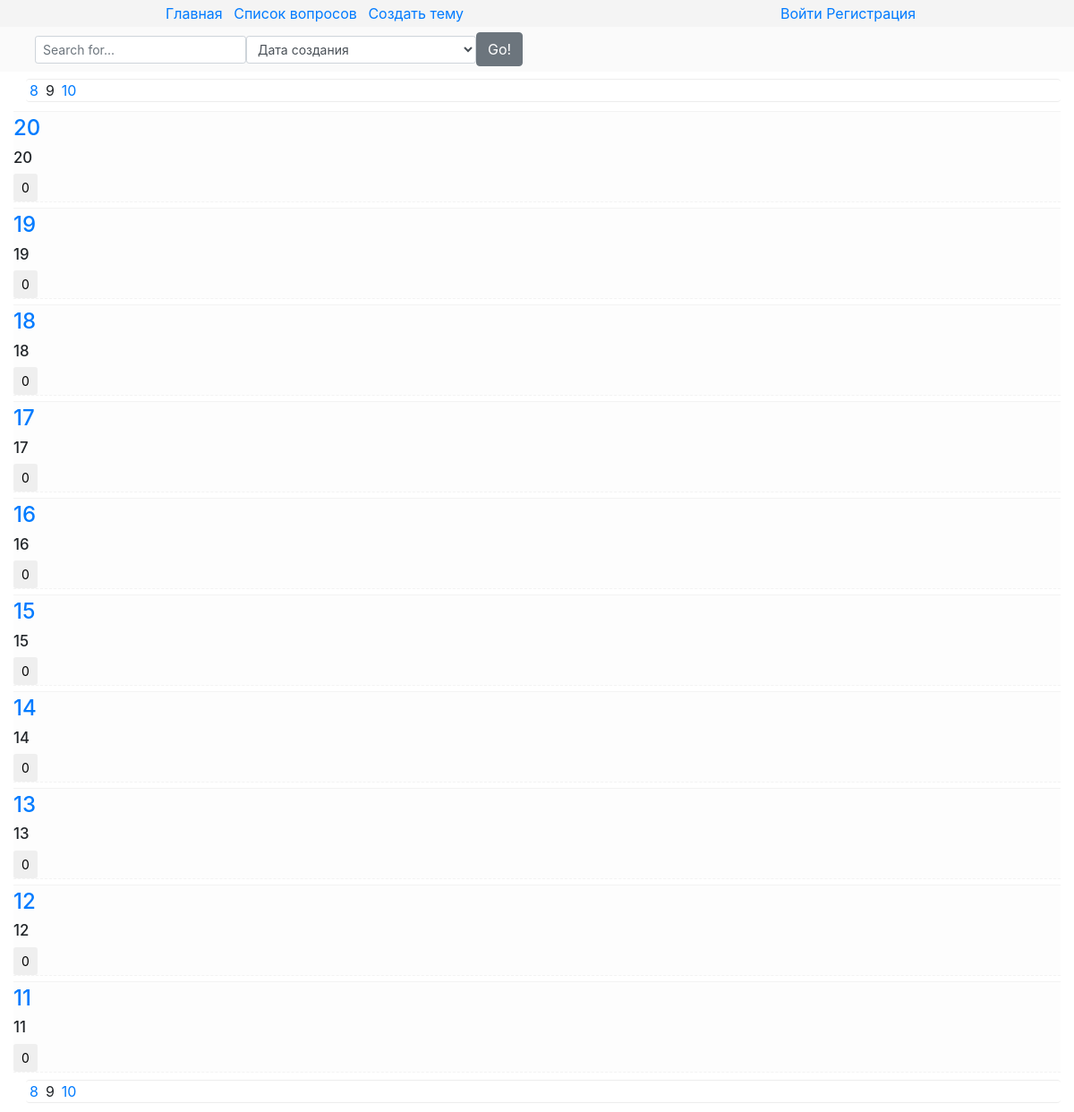
The page /list/9 on the database its author committed.
### core/models.py (models this page shows, shortened)
class Topic(models.Model):
    title = models.CharField(max_length=40)
    description = models.TextField()
    author = models.ForeignKey(settings.AUTH_USER_MODEL, on_delete=PROTECT)
    pub_date = models.DateTimeField(auto_now_add=True)
    update_date = models.DateTimeField(auto_now=True)
    comments = GenericRelation(Comment, related_query_name="comments", content_type_field="model_type")
    likes = GenericRelation(Like,related_query_name="likes", content_type_field="model_type")
    class Meta:
        ordering = ("-pub_date","title")

### core/views.py (the view)
# urls.py: url(r"^list/(?P<page>\d+)",views.TopicsListView.as_view(), name="list")
class TopicsListView(ListView):
    model = Topic
    template_name = "core/list.html"
    paginate_by = 10    # Пагинация по 20 элементов на страницу.
    paginate_orphans = 3    # Минимум 3 элемента на последней странице.
    def dispatch(self, request, *args, **kwargs):
        self.form = IndexPageForm(request.GET)
        self.form.is_valid()
        return super(TopicsListView, self).dispatch(request, *args, **kwargs)
    def get_queryset(self):
        def search_by(queryset_input, search_field_input):
            if search_field_input:
                queryset_input = queryset_input.filter(Q(title__icontains=search_field_input) | Q(description__icontains=search_field_input))
            return queryset_input
        def sort_by(queryset_input, sort_field_input):
            if sort_field_input == "-pub_date":
                queryset_input = queryset_input.order_by("-pub_date")
            if sort_field_input == "pub_date":
                queryset_input = queryset_input.order_by("pub_date")
            elif sort_field_input == "comments_count":
                queryset_input = queryset_input.annotate(comments_count=models.Count("comments")).order_by("-comments_count")
            elif sort_field_input == "likes_count":
                queryset_input = queryset_input.annotate(likes_count=models.Count("likes")).order_by("-likes_count")
            return queryset_input
        self.queryset = super(TopicsListView, self).get_queryset()
        sort_field = self.form.cleaned_data.get("sort_field","-pub_date")
        search_field = self.form.cleaned_data.get("search_field",None)
        self.queryset = search_by(self.queryset, search_field)
        self.queryset = sort_by(self.queryset, sort_field)
        return self.queryset
    def get_context_data(self, **kwargs):
        context = super(TopicsListView, self).get_context_data(**kwargs)
        context["form"] = self.form
        return context

### core/forms.py
class IndexPageForm(forms.Form):
    search_field = forms.CharField(required=False)
    sort_field = forms.ChoiceField(choices=(("-pub_date", "Дата создания"), ("pub_date", "Дата создания, сначала старые"), ("likes_count", "Рейтинг"), ("comments_count", "Количество комментариев")),required=False)

### core/templates/core/list.html (shortened to what this page needs)
{% extends "core/patterns/parents/main.html" %}
{% load static %}
{% block extra_head %}
    <link href="{% static "core/list.css" %}" type="text/css" rel="stylesheet">
{% endblock %}
{% block header %}{% include "core/patterns/includes/header_with_field.html" %}{% endblock %}
{% block content %}
    {% include "core/patterns/includes/pagination_block.html" %}
    {% for object in object_list %}
        <div class="object">
            <h4><a href="{% url "core:detail" object.id %}" id="{{ object.id }}"><div class="topic"> {{ object.title }} </div></a></h4>
            <h5>{{ object.description }}</h5>
            {% include "core/patterns/includes/like_from/like_form_for_topic.html" %}
        </div>
    {% endfor %}
    {% include "core/patterns/includes/pagination_block.html" %}
{% endblock %}

### core/templates/core/patterns/includes/like_from/like_form.html (shortened to what this page needs)
<div class="like_form">
    <input type="submit" class="btn btn-sm btn-default" value="{% block number_of_likes %}{{ object.likes.count }}{% endblock %}">
</div>

### core/static/core/main.css (style rules this page uses)
.sort_field { width:10px; }
h5 { font-size: 1.05rem; }

### core/static/core/list.css (style rules this page uses)
.object { background-color: #fdfdfd; margin-top:6px; border-top:1px solid #f3f3f3; border-bottom:1px dashed #f3f3f3; padding-top: 4px; }

### rows shown on the page
Topic: title "20", description "20", likes.count "0"
Topic: title "19", description "19", likes.count "0"
Topic: title "18", description "18", likes.count "0"
Topic: title "17", description "17", likes.count "0"
Topic: title "16", description "16", likes.count "0"
Topic: title "15", description "15", likes.count "0"
Topic: title "14", description "14", likes.count "0"
Topic: title "13", description "13", likes.count "0"
Topic: title "12", description "12", likes.count "0"
Topic: title "11", description "11", likes.count "0"

### other values the page prints
{{ page_obj.previous_page_number }} "8 8"
{{ page_obj.number }} "9 9"
{{ page_obj.next_page_number }} "10 10"
